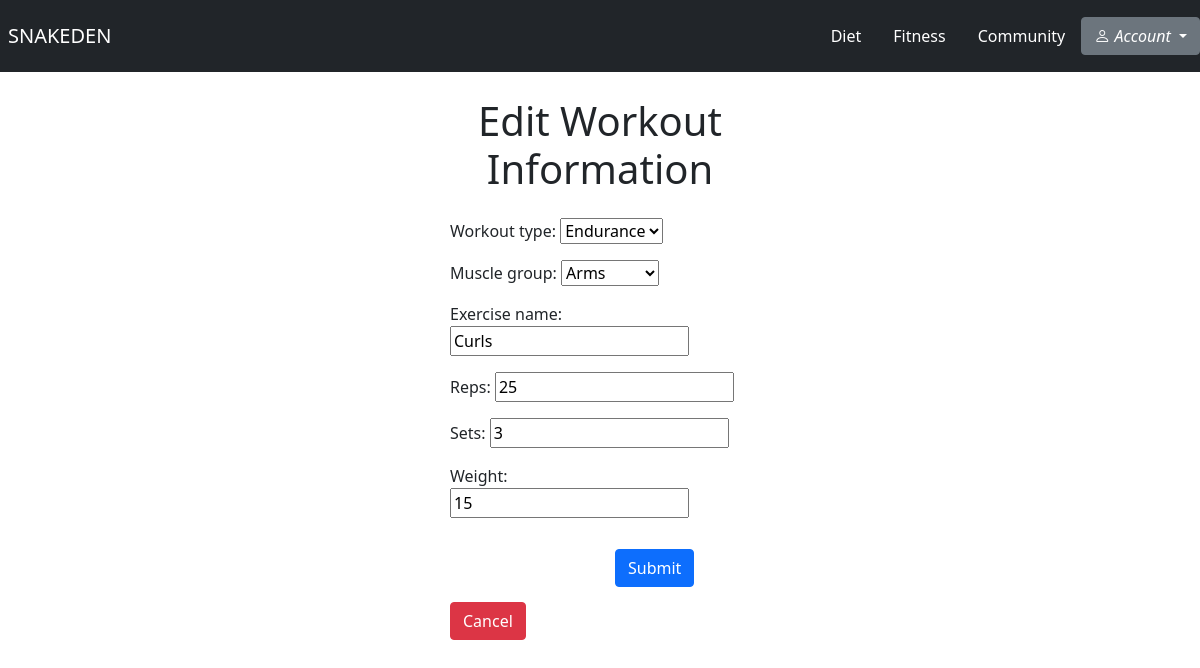
The app's page /fitness/edit_workout/10 (signed in), older data.
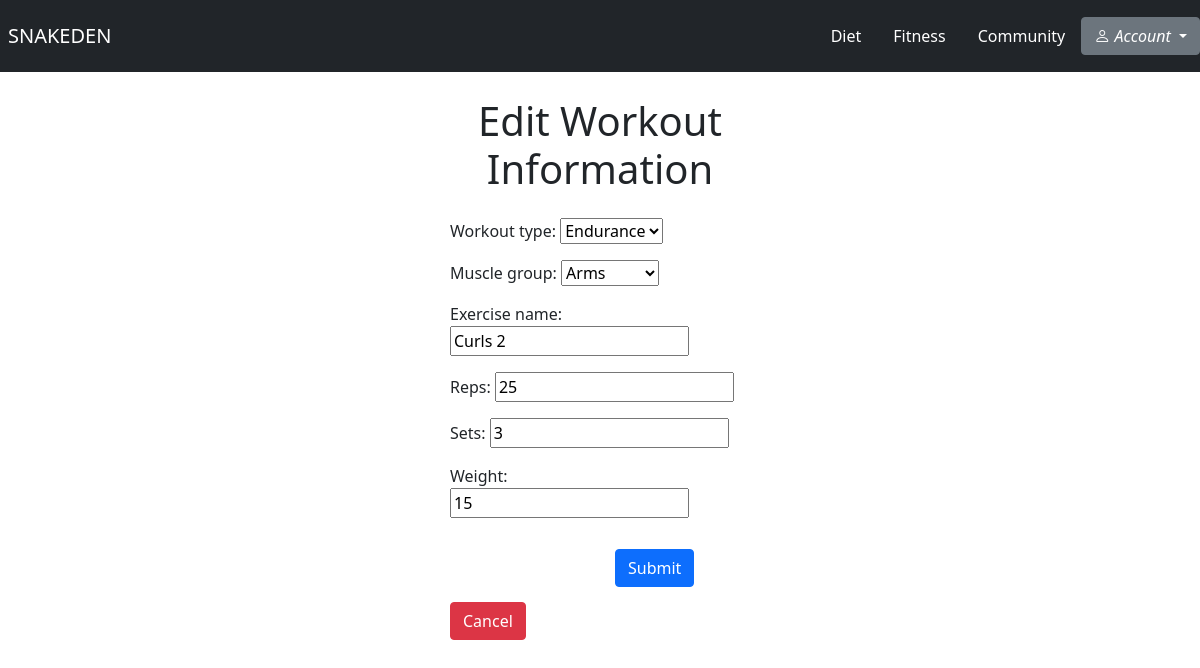
The same page, newer data.
### fitness/models.py (models this page shows)
class Workout(models.Model):
    WORKOUT_TYPE = [
        ('Cardio', 'Cardio'),
        ('Strength', 'Strength'),
        ('Endurance', 'Endurance'),
    ]
    MUSCLE_GROUP = [
        ('Arms', 'Arms'),
        ('Shoulders', 'Shoulders'),
        ('Back', 'Back'),
        ('Core', 'Core'),
        ('Legs', 'Legs'),
    ]
    workout_type = models.CharField(max_length=50, choices=WORKOUT_TYPE)
    muscle_group = models.CharField(max_length=50, choices=MUSCLE_GROUP)
    exercise_name = models.CharField(max_length=50)
    reps = models.IntegerField()
    sets = models.IntegerField()
    weight = models.IntegerField()
    user = models.ForeignKey(User, on_delete=models.CASCADE)

### fitness/views.py (the view)
# urls.py: path('edit_workout/<int:id>', views.edit_workout, name="edit_workout"),
@login_required
def edit_workout(request, id):
    workout = Workout.objects.get(pk=id)
    form = WorkoutForm(request.POST or None, instance=workout)
    if form.is_valid():
        form.save()
        return redirect('fitness_home')
    return render(request, 'fitness/edit_workout.html', {'workout': workout, 'form': form})

### fitness/templates/fitness/edit_workout.html (shortened to what this page needs)
{% extends 'base.html' %}
{% block body %}
 <div class="container p-0" style="margin-top: 25px; max-width: 25%;">
        <h1 style="text-align: center">Edit Workout Information</h1>
        <form method="POST" style="margin-top: 25px">
            {{ form.as_p }}
            <input type="submit" class="btn btn-primary" style="margin-top: 15px; margin-left: 165px; text-align: center" value="Submit">
            <a href="{% url 'fitness_home' %}" class="btn btn-danger" style="margin-top: 15px;">Cancel</a>
        </form>
    </div>
{% endblock %}

Row changes from the older to the newer data that the page shows:
changed Workout "Endurance": exercise_name "Curls" → "Curls 2"
